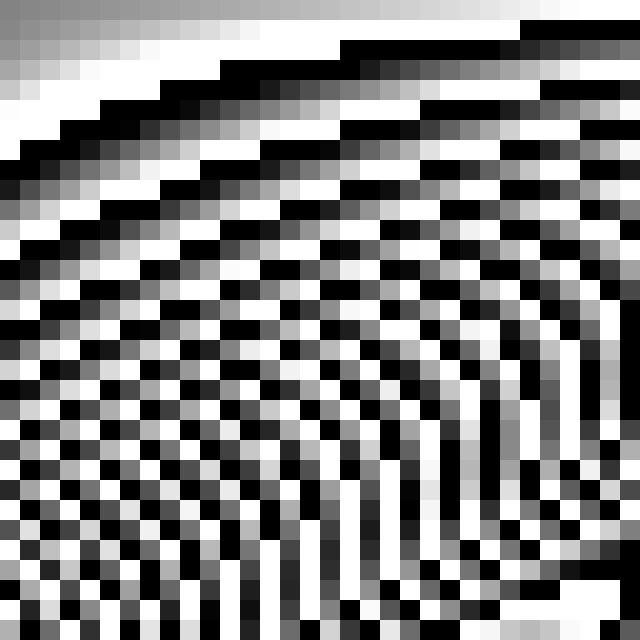
Frame 1 (no input)
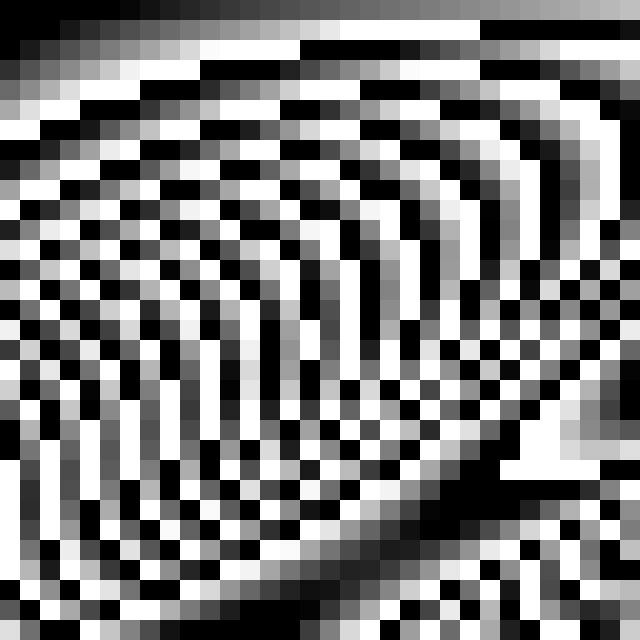
Frame 60 (the mouse pressed at the canvas centre just before this capture)
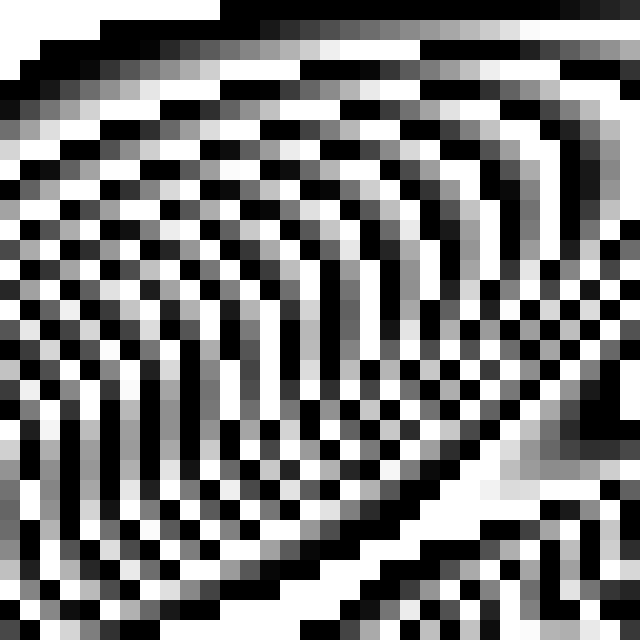
Frame 120 (the mouse held since frame 60 and released just before this capture)

The Processing sketch that drew these frames (run headless with seeded random() and noise(); from frame 60 on, the mouse is pressed at the canvas centre):

// Processing sketch: build
// ── build.pde
/*
 * gallery : led-grid
 */

void setup() {
  size(640, 640);
  frameRate(30);
  // ---
  noStroke();
  smooth();
}

void draw () {
  background(0);
  // ---
  float tiles_x = 16 * 2;
  float tiles_y = 16 * 2;
  // ---
  float tile_w = width / tiles_x;
  float tile_h = height / tiles_y;
  // ---
  float w = map(sin(radians(frameCount)), -1, 1, 0, 3);
  for (int x = 0; x < tiles_x; x++) {
    for (int y = 0; y < tiles_y; y++) {
      float a = map(tan(radians(x*1 + y*1)), -1, 1, -64, 64);
      float c = map(tan(radians(frameCount * 2 + x * w + y * w * a)), -1, 1, 0, 255);
      fill(c);
      rect(x * tile_w, y * tile_h, tile_w, tile_h);
    }
  }
}
